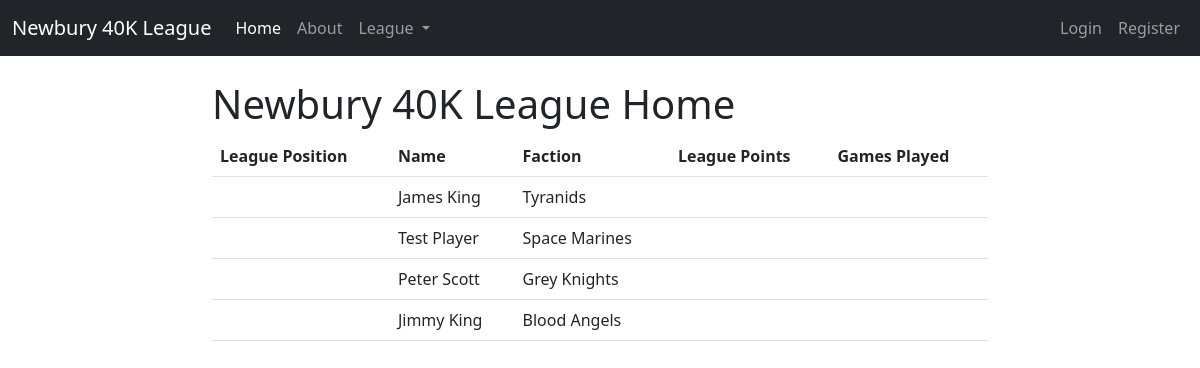
The app's page /, older data.
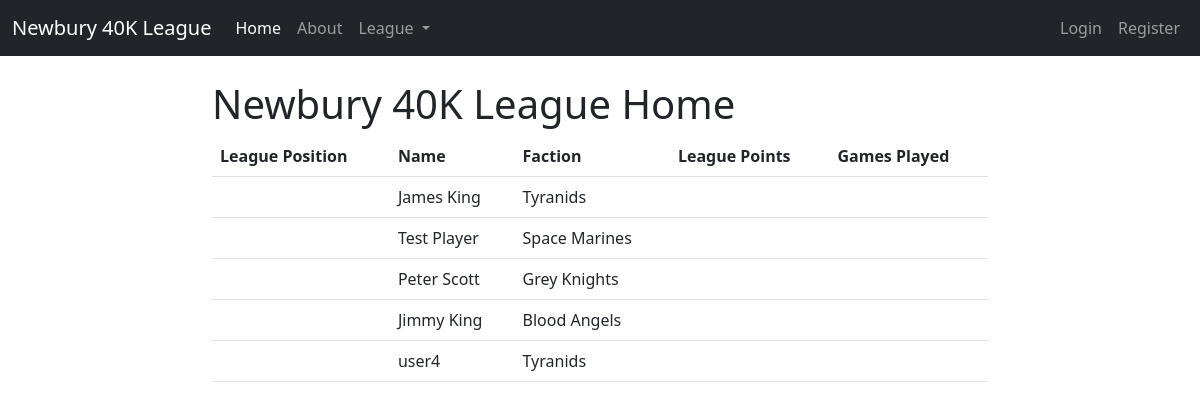
The same page, newer data.
### league/models.py (models this page shows, shortened)
class Player(models.Model):
    user_id = models.OneToOneField(User, on_delete=models.CASCADE)
    name = models.CharField(max_length=50)
    email = models.EmailField(max_length=100)
    faction = models.TextField()

### league/views.py (the view)
# urls.py: 2. Add a URL to urlpatterns:  path('', views.home, name='home')
def home(request):
    players = models.Player.objects.all()
    context = {
        'players': players
    }
    return render(request, "league/home.html", context)

### league/templates/league/home.html
{% extends 'league/base.html' %}
{% block content %}
<h1>Newbury 40K League Home</h1>
    <table class="table">
        <thead>
          <tr>
            <th scope="col">League Position</th>
            <th scope="col">Name</th>
            <th scope="col">Faction</th>
            <th scope="col">League Points</th>
            <th scope="col">Games Played</th>
          </tr>
        </thead>
        {% for player in players %}
        <tbody>
          <tr>
            <th scope="row">{{ player.league_position }}</th>
            <td>{{ player.name }}</td>
            <td>{{ player.faction }}</td>
            <td>{{ player.league_points }}</td>
            <td>{{ player.games_played }}</td>
          </tr>
        </tbody>
        {% endfor %}
      </table>
{% endblock content %}

### league/templates/league/base.html (shortened to what this page needs)
<!DOCTYPE html>
<html lang="en">
<head>
    <link href="https://cdn.jsdelivr.net/npm/bootstrap@5.2.3/dist/css/bootstrap.min.css" rel="stylesheet"
>
</head>
<body>
    <nav class="navbar navbar-expand-lg navbar-dark bg-dark">
        <div class="container-fluid">
            <a class="navbar-brand" href="{% url 'home' %}">Newbury 40K League</a>
            <div class="collapse navbar-collapse" id="navbarSupportedContent">
                <ul class="navbar-nav me-auto mb-2 mb-lg-0">
                    <li class="nav-item">
                        <a class="nav-link active" aria-current="page" href="{% url 'home' %}">Home</a>
                    </li>
                    <li class="nav-item">
                        <a class="nav-link" href="{% url 'about' %}">About</a>
                    </li>
                    <li class="nav-item dropdown">
                        <a class="nav-link dropdown-toggle" href="#" role="button" data-bs-toggle="dropdown"
                            aria-expanded="false">
                            League
                        </a>
                    </li>
                </ul>
                <div class="navbar-nav">
                    {% if user.is_authenticated  %}
                    <li class="nav-item">
                        <form method="post" action="{% url 'user-logout' %}">
                            {% csrf_token %}
                            <button type="submit" class="nav-link"
                                style="background: none; border: none; cursor: pointer;">
                                Logout {{user.get_username}}
                            </button>
                        </form>
                    </li>
                    {% else %}
                    <a class="nav-item nav-link" href="{% url 'user-login' %}">Login</a>
                    <a class="nav-item nav-link" href="{% url 'user-registration' %}">Register</a>
                    {% endif %}
                </div>
            </div>
        </div>
    </nav>
    <div class="container col-8 mt-4">
        {% block content %}
        {% endblock content %}
    </div>
</body>
</html>

Row changes from the older to the newer data that the page shows:
added Player: name "user4", faction "Tyranids"
